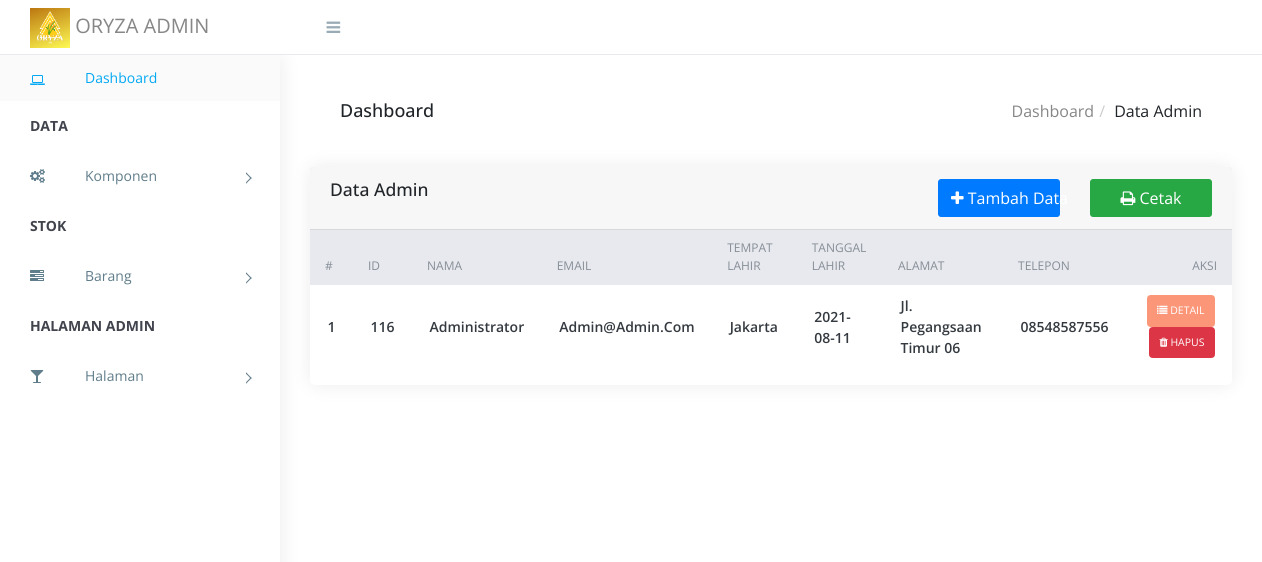
Screenshot of /admin/dataadmin.php (signed in) with the database file from the repository.
### tables this page shows
CREATE TABLE `user` (
  `id` int(10) NOT NULL,
  `nama_pengguna` varchar(50) NOT NULL,
  `email` varchar(50) NOT NULL,
  `password` varchar(255) NOT NULL,
  `tempat_lahir` varchar(20) NOT NULL,
  `tanggal_lahir` date NOT NULL,
  `alamat` text NOT NULL,
  `telepon` varchar(13) NOT NULL,
  `akses` enum('admin','user') NOT NULL
);

### admin/dataadmin.php (the view, shortened to what this page needs)
<?php require_once("head.php");
  ?>
        <div class="breadcrumbs">
            <div class="breadcrumbs-inner">
                <div class="row m-0">
                    <div class="col-sm-4">
                        <div class="page-header float-left">
                            <div class="page-title">
                                <h1>Dashboard</h1>
                            </div>
                        </div>
                    </div>
                    <div class="col-sm-8">
                        <div class="page-header float-right">
                            <div class="page-title">
                                <ol class="breadcrumb text-right">
                                    <li><a href="index.php">Dashboard</a></li>
                                    <li class="active">Data Admin</li>
                                </ol>
                            </div>
                        </div>
                    </div>
                </div>
            </div>
        </div>
        <div class="content">
            <div class="animated fadeIn">
                <div class="row">
                    <div class="col-lg-12">
                        <div class="card">
                            <div class="card-header">
                                <div class="row">
                                    <div class="col-lg-8">
                                        <h4 class="card-title">Data Admin</h4>
                                    </div>
                                    <div class="col-lg-2">
                                        <a href="tambahdataadmin.php" class="btn btn-primary btn-block" style="color: white;"><i class="fa fa-plus"></i> Tambah Data</a>
                                    </div>
                                    <div class="col-lg-2">
                                        <a target="_blank" href="cetakadmin.php" class="btn btn-success btn-block" style="color: white;"><i class="fa fa-print"></i> Cetak</a>
                                    </div>
                                </div>
                            </div>
                            <div class="table-stats order-table ov-h">
                                <table class="table ">
                                    <thead>
                                        <tr>
                                            <th class="serial">#</th>
                                            <th>Id</th>
                                            <th>Nama</th>
                                            <th>Email</th>
                                            <th>Tempat Lahir</th>
                                            <th>Tanggal Lahir</th>
                                            <th>Alamat</th>
                                            <th>Telepon</th>
                                            <th>Aksi</th>
                                        </tr>
                                    </thead>
                                    <tbody>
                                        <?php
                                          $no=1;
                                          $tampil = mysqli_query($koneksi, " SELECT * from user WHERE akses='admin'");
                                          while($data = mysqli_fetch_array($tampil)) {
                                          ?>
                                          <tr>
                                            <td class="serial"><?= $no++?></td>
                                            <td><span class="count"><?php echo $data['id']?></span> </td>
                                            <td><span class="name"><?php echo $data['nama_pengguna']?></span> </td>
                                            <td><span class="product"><?php echo $data['email']?></span> </td>
                                            <td><span class="product"><?php echo $data['tempat_lahir']?></span></td>
                                            <td><span class="product"><?php echo $data['tanggal_lahir']?></span></td>
                                            <td><span class="product"><?php echo $data['alamat']?></span></td>
                                            <td><span class="product"><?php echo $data['telepon'];?></span></td>
                                           <td>
                                              <a href="detailadmin.php?id=<?php echo $data['id']; ?>" class="badge badge-pending"><i class="fa fa-list"></i> Detail</a>
                                              <a href="dltadmin.php?id=<?=$data['id'];?>" class="badge badge-danger"><i class="fa fa-trash"></i> Hapus</a>
                                            </td>
                                        </tr>
                                        <?php
                                        }
                                        ?>
                                    </tbody>
                                </table>
                            </div>
                        </div>
                    </div>
                        </div>
                    </div>
                </div>
        </div>
<?php require_once("footer.php"); ?>

### admin/assets/css/style.css (style rules this page uses)
body { display: table; font-family: "Open Sans", sans-serif; font-size: 16px; width: 100%; }
a, button { text-decoration: none; outline: none !important; color: #878787; -webkit-transition: all 0.25s ease; transition: all 0.25s ease; }
h1, h2, h3, h4, h5, h6 { margin: 0; }
ul, ol { padding-left: 0; }
.ov-h { overflow: hidden; }
.btn, button, input, textarea { -webkit-box-shadow: none; box-shadow: none; outline: 0 !important; }
.btn { border-radius: 3px; }
.order-table { position: relative; }
.order-table:after, .order-table:before { content: ""; position: absolute; top: 0px; height: 37px; width: 10px; background: #e8e9ef; }
.order-table:after { right: -1px; }
.order-table:before { left: -1px; }
.order-table tr th { background: #e8e9ef; }
.order-table tr td:last-child, .order-table tr th:last-child { text-align: right; }
.order-table tr:last-child td { border: none; }
.order-table .badge { color: white; padding: 10px; text-transform: uppercase; font-weight: normal; }
.order-table .badge-pending { background: #fb9678; }
.right-panel .breadcrumbs { float: left; margin-top: 30px; padding: 0 1.875em; width: 100%; }
.right-panel .breadcrumbs .breadcrumbs-inner { background-color: #fff; }
.right-panel .page-header { min-height: 50px; margin: 0px; padding: 0px 15px; background: #ffffff; border-bottom: 0px; }
.right-panel .page-header h1 { font-size: 18px; padding: 15px 0; }
.right-panel .page-header .breadcrumb { margin: 0px; padding: 13.5px 0; background: #fff; text-transform: capitalize; }
.right-panel .page-header .breadcrumb > li + li:before { padding: 0 5px; color: #ccc; content: "/\00a0"; }
.content { float: left; padding: 1.875em; width: 100%; }
.card { margin-bottom: 1.875em; border-radius: 5px; padding: 0; border: 0px solid transparent; -webkit-box-shadow: 0 0 20px rgba(0, 0, 0, 0.08); box-shadow: 0 0 20px rgba(0, 0, 0, 0.08); }
.card h4 { font-size: 1.1rem; }
.table-stats table { font-family: 'Open Sans'; }
.table-stats table th, .table-stats table td { border: none; border-bottom: 1px solid #e8e9ef; color: #868e96; font-size: 12px; font-weight: normal; padding: .75em 1.25em; text-transform: uppercase; }
.table-stats table th .name, .table-stats table td .name { color: #343a40; font-size: 14px; text-transform: capitalize; }
.table-stats table td { color: #343a40; font-size: 14px; font-weight: 600; text-transform: capitalize; vertical-align: middle; }
.btn, .button { display: inline-block; font-weight: 400; text-align: center; white-space: nowrap; vertical-align: middle; -webkit-transition: all .15s ease-in-out; transition: all .15s ease-in-out; border-radius: 3; cursor: pointer; }

### rows the page displays
user: id "116", nama_pengguna "Administrator", email "Admin@admin.com", tempat_lahir "Jakarta", tanggal_lahir "2021-08-11", alamat "Jl. Pegangsaan Timur 06", telepon "08548587556"
